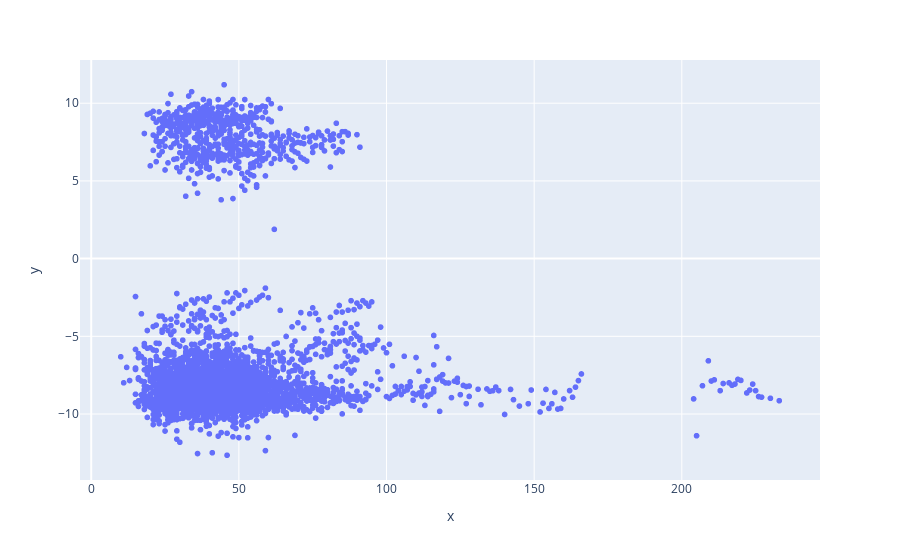

This figure's notebook cell:
### Code cell
fig = px.scatter(y = df_1_gest['acc_x'], x=df_1_gest['sequence_counter'])
fig.show()

### Figure 1 — Plotly figure (JSON) as saved in the notebook; plotly's stock layout.template omitted (floating-point values rounded to 4 significant figures; data arrays with more than 128 entries replaced by an {"elided": "..."} marker saying what was removed)
{"data": [{"hovertemplate": "x=%{x}<br>y=%{y}<extra></extra>", "legendgroup": "", "marker": {"color": "#636efa", "symbol": "circle"}, "mode": "markers", "name": "", "showlegend": false, "type": "scattergl", "x": {"elided": "3694 int values"}, "xaxis": "x", "y": {"elided": "3694 float values"}, "yaxis": "y"}], "layout": {"legend": {"tracegroupgap": 0}, "margin": {"t": 60}, "xaxis": {"anchor": "y", "domain": [0, 1], "title": {"text": "x"}}, "yaxis": {"anchor": "x", "domain": [0, 1], "title": {"text": "y"}}}}
